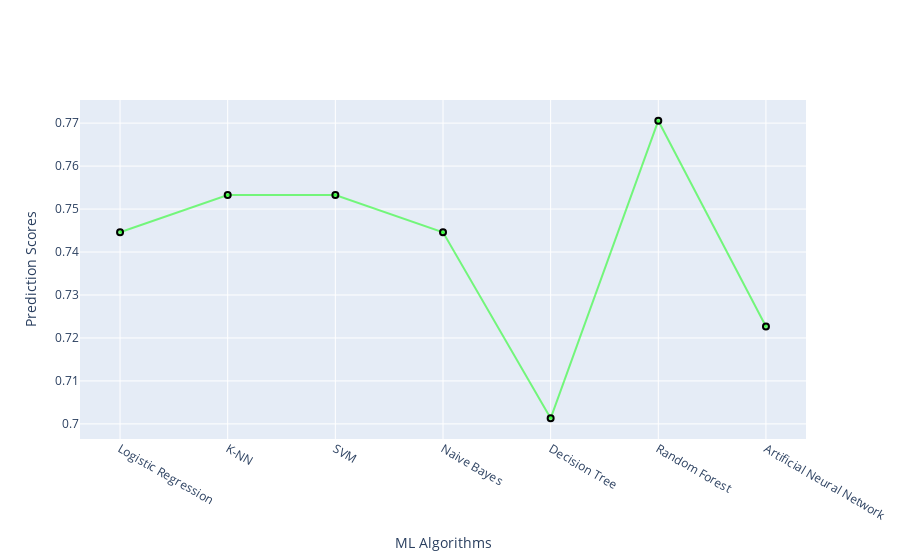

The code cell stored with this chart in its notebook:
### Code cell
#Scatter Plot For Comparasion of ML Algorithms Prediciton Score
scores=[LRscore,KNNscore,SVMscore,NBscore,DTCscore,RFCscore,mean]
AlgorthmsName=["Logistic Regression","K-NN","SVM","Naive Bayes","Decision Tree", "Random Forest","Artificial Neural Network"]

#create traces

trace1 = go.Scatter(
    x = AlgorthmsName,
    y= scores,
    name='Algortms Name',
    marker =dict(color='rgba(0,255,0,0.5)',
               line =dict(color='rgb(0,0,0)',width=2)),
                text=AlgorthmsName
)
data = [trace1]

layout = go.Layout(barmode = "group",
                  xaxis= dict(title= 'ML Algorithms',ticklen= 5,zeroline= False),
              yaxis= dict(title= 'Prediction Scores',ticklen= 5,zeroline= False))
fig = go.Figure(data = data, layout = layout)
iplot(fig)

### Figure 1 — Plotly figure (JSON) as saved in the notebook; plotly's stock layout.template omitted (floating-point values rounded to 4 significant figures)
{"data": [{"marker": {"color": "rgba(0,255,0,0.5)", "line": {"color": "rgb(0,0,0)", "width": 2}}, "name": "Algortms Name", "text": ["Logistic Regression", "K-NN", "SVM", "Naive Bayes", "Decision Tree", "Random Forest", "Artificial Neural Network"], "type": "scatter", "x": ["Logistic Regression", "K-NN", "SVM", "Naive Bayes", "Decision Tree", "Random Forest", "Artificial Neural Network"], "y": [0.7446, 0.7532, 0.7532, 0.7446, 0.7013, 0.7706, 0.7227]}], "layout": {"barmode": "group", "xaxis": {"ticklen": 5, "title": {"text": "ML Algorithms"}, "zeroline": false}, "yaxis": {"ticklen": 5, "title": {"text": "Prediction Scores"}, "zeroline": false}}}
